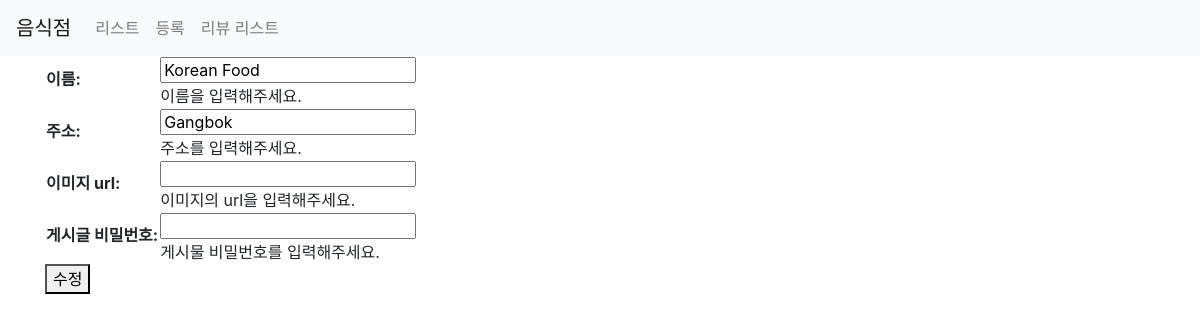
Before: /third/update/?id=2 with the older database file.
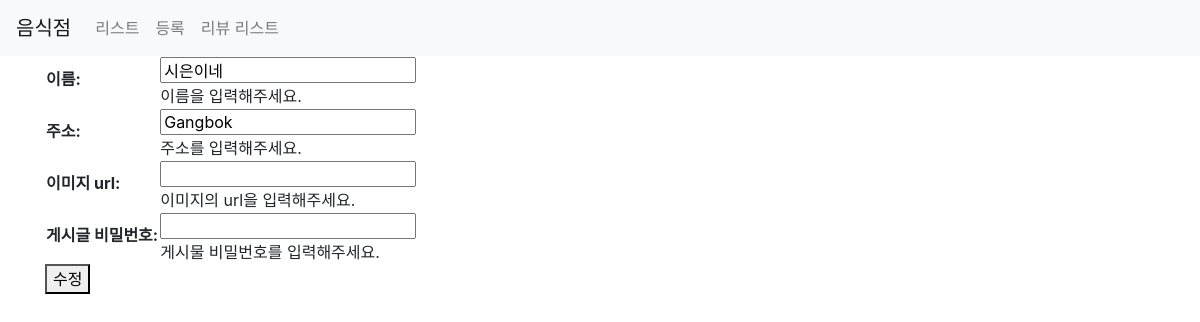
After: the same page with the newer database file.
### third/models.py (models this page shows)
class Restaurant(models.Model):
    name = models.CharField(max_length=30)
    address = models.CharField(max_length=200)
    password = models.CharField(max_length=20, default=None, null=True)
    image = models.CharField(max_length=500, default=None, null=True)
    created_at = models.DateTimeField(auto_now_add=True)
    updated_at = models.DateTimeField(auto_now=True)

### third/views.py (the view)
# urls.py: path('update/', views.update, name="restaurant-update"),
def update(request):
    if request.method == 'POST' and 'id' in request.POST:
        item = get_object_or_404(Restaurant, pk=request.POST.get('id'))
        password = request.POST.get('password', '')
        form = UpdateRestaurantForm(request.POST, instance=item)
        if form.is_valid() and password == item.password:
            item = form.save()
    elif request.method == 'GET':
        item = get_object_or_404(Restaurant, pk=request.GET.get('id'))
        form = RestaurantForm(instance=item)
        return render(request, 'third/update.html', {'form': form})
    return HttpResponseRedirect('/third/list/')

### third/forms.py
class RestaurantForm(ModelForm):
    class Meta:
        model = Restaurant
        fields = ['name', 'address', 'image', 'password']
        labels = {
            'name': _('이름'),
            'address': _('주소'),
            'image': _('이미지 url'),
            'password': _('게시글 비밀번호'),
        }
        help_texts = {
            'name': _('이름을 입력해주세요.'),
            'address': _('주소를 입력해주세요.'),
            'image': _('이미지의 url을 입력해주세요.'),
            'password': _('게시물 비밀번호를 입력해주세요.'),
        }
        widgets = {
            'password': forms.PasswordInput()
        }
        error_messages = {
            'name': {
                'max_length': _('이름이 너무 깁니다. 30자 이하로 작성해주세요.')
            },
            'image': {
                'max_length': _('이미지 주소의 길이가 너무 깁니다. 500자 이하로 작성해주세요.')
            },
            'password': {
                'max_length': _('비밀번호가 너무 깁니다. 20자 이하로 작성해주세요.')
            },
        }

### third/templates/third/update.html (shortened to what this page needs)
{% extends 'third/base.html' %}
{% load static %}
{% block content %}
<div class="container">
  <form action="{% url 'restaurant-update' %}" method="post">
    <table>
      {{ form.as_table }}
    </table>
    <button type="submit">수정</button>
  </form>
</div>
{% endblock %}

Changed rows visible on the page:
changed Restaurant "Gangbok": name "Korean Food" → "시은이네"
